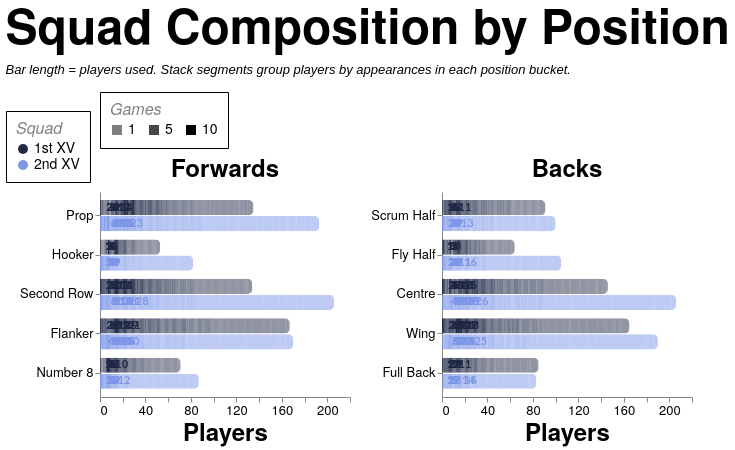

Vega-Lite specification stored for this chart:
### Vega-Lite specification from a JSON file in a GitHub repository (floating-point values rounded to 4 significant figures; data arrays with more than 128 entries replaced by an {"elided": "..."} marker saying what was removed)
{"config": {"axis": {"labelFont": "PT Sans Narrow, Helvetica Neue, Helvetica, Arial, sans-serif", "titleFont": "PT Sans Narrow, Helvetica Neue, Helvetica, Arial, sans-serif", "labelFontSize": 13, "titleFontSize": 24, "gridColor": "#202947", "gridOpacity": 0.2, "zindex": 1}, "text": {"font": "Lato, sans-serif"}, "bar": {"cornerRadiusEnd": 5}, "header": {"labelFont": "PT Sans Narrow, Helvetica Neue, Helvetica, Arial, sans-serif", "titleFont": "PT Sans Narrow, Helvetica Neue, Helvetica, Arial, sans-serif", "labelFontSize": 24, "titleFontSize": 28, "labelFontWeight": "bold", "orient": "left"}, "legend": {"labelFont": "PT Sans Narrow, Helvetica Neue, Helvetica, Arial, sans-serif", "titleFont": "PT Sans Narrow, Helvetica Neue, Helvetica, Arial, sans-serif", "labelFontSize": 14, "titleFontSize": 16, "titlePadding": 5, "fillColor": "white", "strokeColor": "black", "padding": 10, "titleFontWeight": "lighter", "titleFontStyle": "italic", "titleColor": "gray", "offset": 10}, "title": {"font": "PT Sans Narrow, Helvetica Neue, Helvetica, Arial, sans-serif", "fontSize": 48, "fontWeight": "bold", "anchor": "start", "align": "center", "titlePadding": 20, "subtitlePadding": 10, "subtitleFontSize": 13, "subtitleColor": "", "subtitleFontStyle": "italic", "offset": 15, "color": "black"}, "axisX": {"labelAngle": 0}, "facet": {"title": null, "header": null, "align": {"row": "each", "column": "each"}}, "resolve": {"scale": {"y": "independent", "facet": "independent"}}, "background": "transparent", "scale": {"offsetBandPaddingOuter": 0.2, "offsetBandPaddingInner": 0.1}, "view": {"stroke": null, "background": "transparent"}}, "data": {"name": "data-a68e1538df4baadbecec1ed5b2410059"}, "facet": {"column": {"field": "unit", "sort": ["Forwards", "Backs"], "title": null, "type": "nominal"}}, "spec": {"layer": [{"mark": {"type": "bar"}, "encoding": {"color": {"field": "squad", "legend": {"labelExpr": "datum.value + ' XV'", "orient": "bottom-right", "title": "Squad"}, "scale": {"domain": ["1st", "2nd"], "range": ["#202946", "#7d96e8"]}, "type": "nominal"}, "detail": {"field": "games", "type": "quantitative"}, "opacity": {"field": "games", "legend": {"orient": "top", "title": "Games", "titleOrient": "top", "values": [1, 5, 10]}, "scale": {"domain": [1, 10], "range": [0.5, 1]}, "type": "quantitative"}, "order": {"field": "games", "sort": "descending", "type": "quantitative"}, "tooltip": [{"field": "season", "title": "Season", "type": "nominal"}, {"field": "squad", "title": "Squad", "type": "nominal"}, {"field": "unit", "title": "Unit", "type": "nominal"}, {"field": "position", "title": "Position", "type": "nominal"}, {"field": "players", "title": "Players", "type": "quantitative"}, {"field": "games", "title": "Appearances per player", "type": "quantitative"}], "x": {"axis": {"grid": false, "tickMinStep": 1}, "field": "players", "stack": "zero", "title": "Players", "type": "quantitative"}, "y": {"field": "position", "sort": {"field": "position_order", "op": "min", "order": "ascending"}, "title": null, "type": "nominal"}, "yOffset": {"field": "squad", "scale": {"paddingInner": 0.05, "paddingOuter": 0.01}, "sort": ["1st", "2nd"], "type": "nominal"}}}, {"mark": {"type": "text", "align": "left", "baseline": "middle", "dx": 4, "fontSize": 11, "fontWeight": "bold"}, "encoding": {"color": {"field": "squad", "legend": {"labelExpr": "datum.value + ' XV'", "orient": "bottom-right", "title": "Squad"}, "scale": {"domain": ["1st", "2nd"], "range": ["#202946", "#7d96e8"]}, "type": "nominal"}, "text": {"field": "total_players", "format": ".0f", "type": "quantitative"}, "tooltip": [{"field": "season", "title": "Season", "type": "nominal"}, {"field": "countModeLabel", "title": "Position Count Mode", "type": "nominal"}, {"field": "squad", "title": "Squad", "type": "nominal"}, {"field": "unit", "title": "Unit", "type": "nominal"}, {"field": "position", "title": "Position", "type": "nominal"}, {"field": "total_players", "title": "Total Players", "type": "quantitative"}], "x": {"axis": {"grid": false, "tickMinStep": 1}, "field": "total_players", "type": "quantitative"}, "y": {"field": "position", "sort": {"field": "position_order", "op": "min", "order": "ascending"}, "title": null, "type": "nominal"}, "yOffset": {"field": "squad", "scale": {"paddingInner": 0.05, "paddingOuter": 0.01}, "sort": ["1st", "2nd"], "type": "nominal"}}, "transform": [{"aggregate": [{"op": "sum", "field": "players", "as": "total_players"}], "groupby": ["season", "countMode", "countModeLabel", "squad", "unit", "position", "position_order"]}]}], "height": {"step": 16}, "width": 250}, "resolve": {"scale": {"x": "shared", "y": "independent"}}, "spacing": 20, "title": {"text": "Squad Composition by Position", "subtitle": ["Bar length = players used. Stack segments group players by appearances in each position bucket."]}, "$schema": "https://vega.github.io/schema/vega-lite/v5.20.1.json", "datasets": {"data-a68e1538df4baadbecec1ed5b2410059": {"elided": "1518 records"}}}
